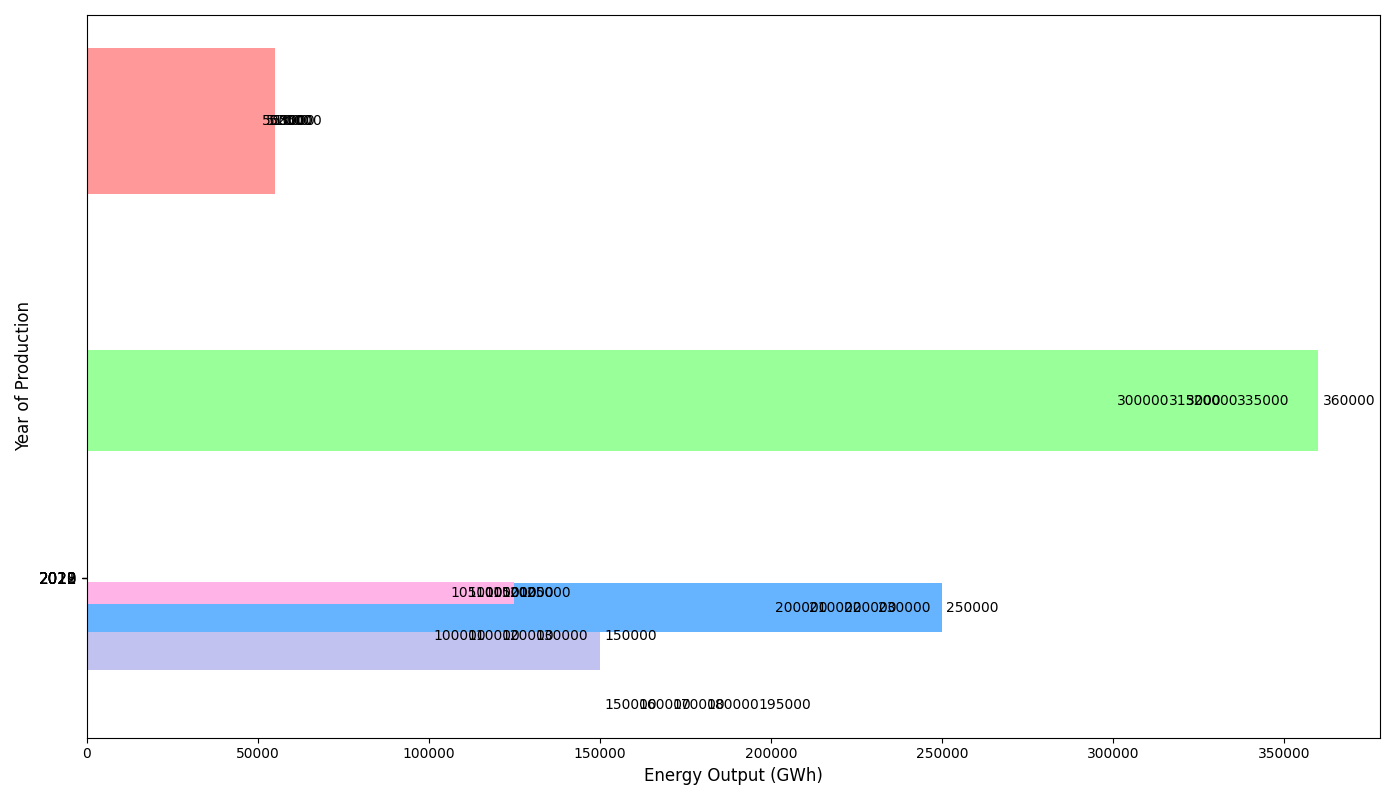

Here is the Python script that generated this plot:
import matplotlib.pyplot as plt
import numpy as np

countries = ['Australia', 'India', 'Germany', 'USA', 'Norway', 'Brazil']
years = ['2022', '2019', '2020', '2018', '2021']

norway_production = [53000, 51000, 52000, 50000, 55000]
germany_production = [230000, 210000, 220000, 200000, 250000]
usa_production = [320000, 315000, 300000, 335000, 360000]
australia_production = [150000, 195000, 160000, 180000, 170000]
india_production = [130000, 150000, 100000, 110000, 120000]
brazil_production = [110000, 105000, 115000, 120000, 125000]

data = [australia_production, india_production, germany_production, usa_production, norway_production, brazil_production]

fig, ax = plt.subplots(figsize=(14, 8))

width = 0.13
y = np.arange(len(years))

colors = ['#ffcc99', '#c2c2f0', '#66b3ff', '#99ff99', '#ff9999', '#ffb3e6']

for i, (country_data, color) in enumerate(zip(data, colors)):
    rects = ax.barh(y + i * width, country_data, height=width, color=color)
    for rect in rects:
        width = rect.get_width()
        ax.annotate(f'{width}', xy=(width, rect.get_y() + rect.get_height() / 2),
                    xytext=(3, 0), textcoords="offset points", ha='left', va='center', fontsize=10, color='black')

ax.set_ylabel('Year of Production', fontsize=12)
ax.set_xlabel('Energy Output (GWh)', fontsize=12)
ax.set_yticks(y + width * 2.5)
ax.set_yticklabels(years, fontsize=11)

plt.tight_layout()
plt.show()
